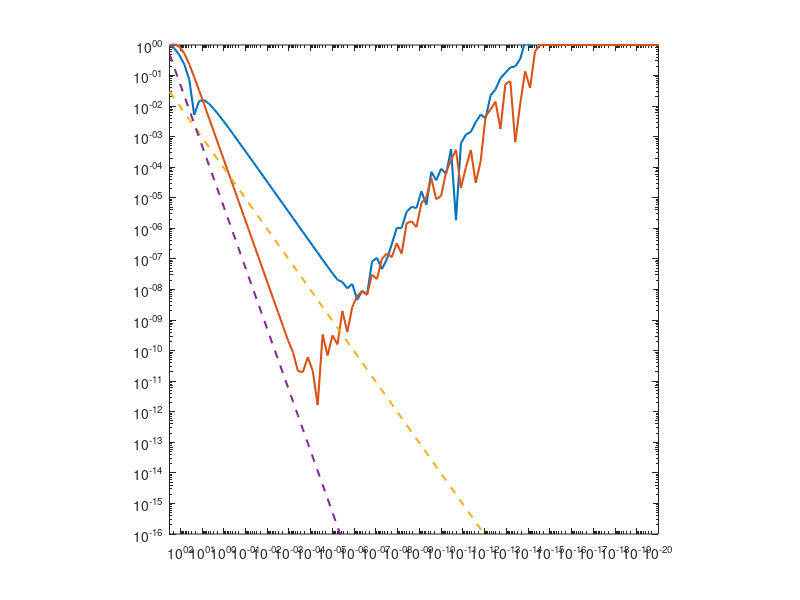

The MATLAB source for this figure: (Note: this script raises an error after producing the figure.)
%%%%%%%%%%%%%%%%%%%%%%%%%%%%%%%%%%%%%%%%%%%%%%%%%%%%%%%%%%%%%%%%%%%%%%%%%%%
% Computational Fluid Mechanics - Homework 1
% Problem 1.1: Plot of Finite-Differences
%%%%%%%%%%%%%%%%%%%%%%%%%%%%%%%%%%%%%%%%%%%%%%%%%%%%%%%%%%%%%%%%%%%%%%%%%%%

clearvars; 
close all; 
clc;
format long


function y = f(x,k)
    y = exp(sin(k*x));
end

function y = f_der(x,k)
    y = k*cos(k*x)*exp(sin(k*x));
end

function y = f_der2(x,k)
    y = k^2 * (cos(k*x)^2 - sin(k*x)) * exp(sin(k*x));
end

function y = f_der3(x,k)
    y = k^3 * (cos(k*x)^3 ...
        - 3*sin(k*x)*cos(k*x) ...
        - cos(k*x)) * exp(sin(k*x));
end

k1 = 0.02;
k2 = 0.2;


%fprintf("Ref value of f'(1.5) = %.15f\n", f_ana(1.5));

steps1 = (2*pi/k1) : -1 : -30;
steps2 = (2*pi/k2) : -1 : -30;
h1 = logspace(log10(2*pi/k1), -20, 100);
h2 = logspace(log10(2*pi/k2), -20, 100);

function y=central_2(k,h,x0)
% 2nd-order central
    y = zeros(size(h));
    for i = 1:length(h)
        h_i = h(i);
        y(i) = (f(x0 + h_i,k) - f(x0 - h_i,k)) / (2*h_i);
    end
end

function y=backward_1(k,h,x0)
% 1st-order backward
    y = zeros(size(h));
    for i = 1:length(h)
        h_i = h(i); 
        y(i) = (f(x0,k)-f(x0-h_i,k)) / h_i;
    end
end

%% FIGURE FOR FUNCTION F1 %%%%%%%%%%%%%%%%%%%%%%%%%%%%%%%

err_backward_f1 = abs(backward_1(k1,h1,40) - f_der(40,k1)) / abs(f_der(40,k1));
err_central_f1 = abs(central_2(k1,h1,40) - f_der(40,k1)) / abs(f_der(40,k1));
TE_backward_f1 = h1/2 * abs(f_der2(40,k1));
TE_central_f1  = h1.^2/6 * abs(f_der3(40,k1));

figure;
loglog(h1, err_backward_f1, '-', 'LineWidth', 1.5); hold on;
loglog(h1, err_central_f1, '-', 'LineWidth', 1.5);
loglog(h1, TE_backward_f1, '--', 'LineWidth', 1.5);
loglog(h1, TE_central_f1, '--', 'LineWidth', 1.5);
hold off;

set(gca, 'XDir', 'reverse');

%axis equal;
pbaspect([1 1 1]);

ylim([1e-16 1e0])
xlim([h1(end) h1(1)]);
xlabel('h',FontSize=20);
ylabel('Relative error, ε',FontSize=20);
legend('1st order', '2nd order', 'Location', 'best',fontsize=15);
grid on;
title('Figure 1 - Relative error of FD approximations at x = 40',FontSize=15);


%% FIGURE FOR FUNCTION F2 %%%%%%%%%%%%%%%%%%%%%%%%%%%%%%%

err_backward_f2 = abs(backward_1(k2,h2,40) - f_der(40,k2)) / abs(f_der(40,k2));
err_central_f2 = abs(central_2(k2,h2,40) - f_der(40,k2)) / abs(f_der(40,k2));
TE_backward_f2 = h2/2 * abs(f_der2(40,k2));
TE_central_f2  = h2.^2/6 * abs(f_der3(40,k2));

figure;
loglog(h2, err_backward_f2, '-', 'LineWidth', 1.5); hold on;
loglog(h2, err_central_f2, '-', 'LineWidth', 1.5);
loglog(h2, TE_backward_f2, '--', 'LineWidth', 1.5);
loglog(h2, TE_central_f2, '--', 'LineWidth', 1.5);
hold off;

set(gca, 'XDir', 'reverse');

%axis equal;
pbaspect([1 1 1]);

ylim([1e-16 1e0])
xlim([h2(end) h2(1)])
xlabel('h',FontSize=20);
ylabel('Relative error, ε',FontSize=20);
legend('Backward-1 error', ...
       'Central-2 error', ...
       'Backward-1 leading TE', ...
       'Central-2 leading TE', ...
       'Location','best', fontsize=15);
grid on;
title('Function f2 - Relative error of FD approximations at x = 40',FontSize=15);
